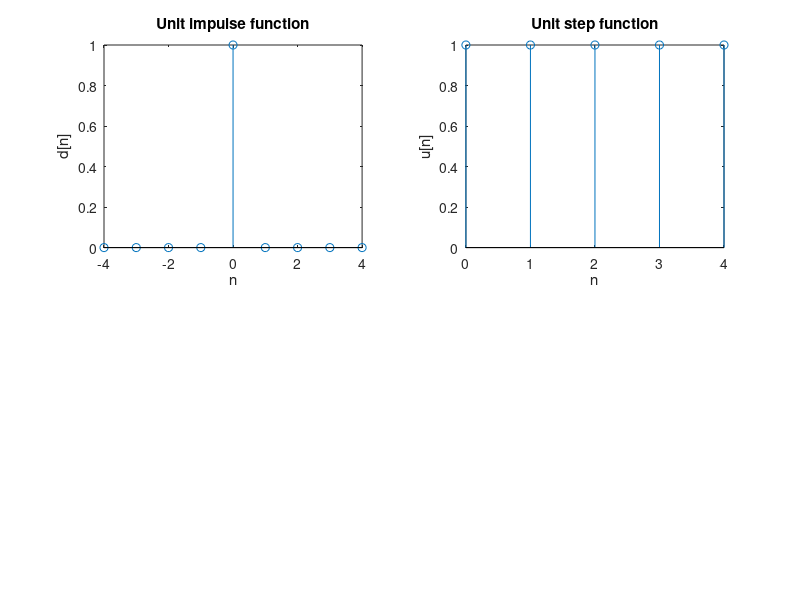

Reproduce this figure in MATLAB.
n = 4;
t = -n:1:n;
y1 = [zeros(1,n),1,zeros(1,n)];
subplot(2,2,1);
stem(t,y1);
ylabel('d[n]');
xlabel('n');
title('Unit impulse function');
n = 4;
t = 0:1:n;
y2 = [ones(1,n+1)];
subplot(2,2,2);
stem(t,y2);
ylabel('u[n]');
xlabel('n');
title('Unit step function');
